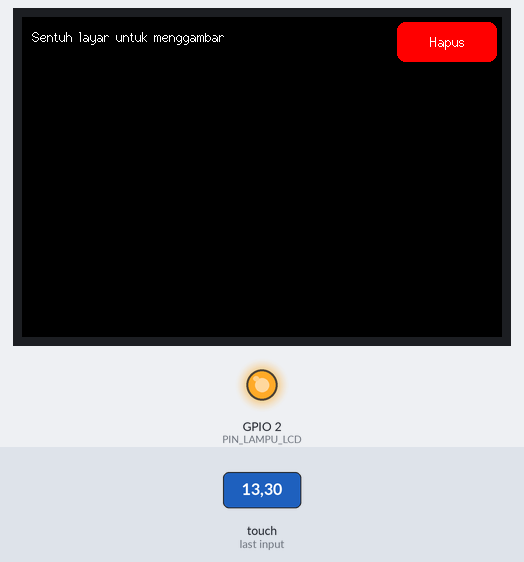
The sketch below on a simulated ESP32. Parts: 480×320 colour display, output pins drawn as LEDs (lit = HIGH). Inputs (shaded band) come from the test bench. EEPROM starts erased; what the sketch prints to the serial monitor is not drawn.

1.5 s: touch panel pressed at 13 % / 10 % of its raw x / y range
3.5 s: touch panel pressed at 38 % / 10 % of its raw x / y range
5.5 s: touch panel pressed at 13 % / 30 % of its raw x / y range
Above: at 7.2 s.
7.5 s: touch panel pressed at 38 % / 30 % of its raw x / y range
9.0 s: touch panel pressed at 62 % / 30 % of its raw x / y range
Timing chart, 0 to 11.5 s (numbered marks = the images above; inputs shaded):
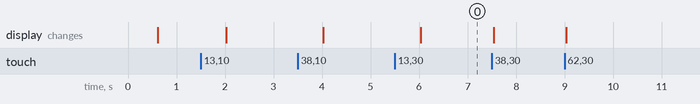

The sketch:

tes_touch.ino
```cpp
// Tes touch dengan jalur SPI sendiri (tidak berbagi kabel dengan layar).
// Touch: T_CLK=D22, T_DIN=D21 (header I2C expansion), T_OUT=D19, T_CS=D15.
// Layar: lihat tft_setup.h.
// Lampu latar LCD di D2 dinyalakan penuh (sama dengan kabel firmware utama).
// Kalibrasi 3 titik disimpan di memori ESP32 (terpisah dari kalibrasi firmware utama).
// Mengulang kalibrasi: tekan EN, lalu tekan BOOT saat layar menampilkan "Tekan BOOT sekarang"
// (jangan menahan BOOT sambil menekan EN: ESP32 akan masuk mode upload).

#include <SPI.h>
#include <TFT_eSPI.h>
#include <XPT2046_Touchscreen.h>
#include <Preferences.h>

const int T_CLK = 22, T_DIN = 21, T_OUT = 19, T_CS = 15;
const int PIN_TOMBOL_BOOT = 0;
const int PIN_LAMPU_LCD = 2;      // kabel LED LCD

TFT_eSPI tft = TFT_eSPI();
SPIClass touchSpi(HSPI);
XPT2046_Touchscreen ts(T_CS);
Preferences prefs;

// Data kalibrasi: nilai mentah di dua posisi layar per sumbu, plus apakah sumbu tertukar
struct Kal { bool tukar; int16_t x1, x2, y1, y2; } kal;
const int PX1 = 30, PX2 = 450, PY1 = 30, PY2 = 290;   // posisi silang di layar 480x320

void silang(int x, int y, uint16_t warna) {
  tft.drawLine(x - 12, y, x + 12, y, warna);
  tft.drawLine(x, y - 12, x, y + 12, warna);
}

const int TEKANAN_MIN = 600;
bool ditekan() { return ts.touched() && ts.getPoint().z > TEKANAN_MIN; }

TS_Point tungguSentuh() {
  while (!ditekan()) delay(5);
  long sx = 0, sy = 0; int n = 0;
  while (ditekan() && n < 30) { TS_Point p = ts.getPoint(); sx += p.x; sy += p.y; n++; delay(10); }
  while (ditekan()) delay(5);
  delay(200);
  TS_Point p; p.x = sx / max(n, 1); p.y = sy / max(n, 1); p.z = 0;
  return p;
}

TS_Point ambilTitik(int x, int y, const char* nama) {
  tft.fillScreen(TFT_BLACK);
  tft.setTextColor(TFT_WHITE, TFT_BLACK);
  tft.drawCentreString("Kalibrasi: tekan tengah tanda silang", 240, 150, 2);
  silang(x, y, TFT_MAGENTA);
  TS_Point p = tungguSentuh();
  Serial.printf("  %s: mentah x=%d y=%d\n", nama, p.x, p.y);
  return p;
}

void kalibrasi() {
  Serial.println("Kalibrasi 3 titik...");
  TS_Point a = ambilTitik(PX1, PY1, "kiri atas");
  TS_Point b = ambilTitik(PX2, PY1, "kanan atas");
  TS_Point c = ambilTitik(PX1, PY2, "kiri bawah");
  // dari kiri atas ke kanan atas, sumbu mentah mana yang paling berubah = sumbu X layar
  kal.tukar = abs(b.y - a.y) > abs(b.x - a.x);
  kal.x1 = kal.tukar ? a.y : a.x;  kal.x2 = kal.tukar ? b.y : b.x;
  kal.y1 = kal.tukar ? a.x : a.y;  kal.y2 = kal.tukar ? c.x : c.y;
  if (abs(kal.x2 - kal.x1) < 500 || abs(kal.y2 - kal.y1) < 500) {
    Serial.println("Hasil kalibrasi tidak masuk akal, diulang. Tekan tepat di tengah tanda silang.");
    kalibrasi();
    return;
  }
  prefs.putBytes("kal", &kal, sizeof(kal));
  Serial.printf("Kalibrasi disimpan: tukar=%d x(%d..%d) y(%d..%d)\n", kal.tukar, kal.x1, kal.x2, kal.y1, kal.y2);
}

// Baca posisi dengan penyaring: abaikan awal sentuhan, ambil 5 sampel, buang kalau tidak konsisten.
bool bacaLayar(int& x, int& y) {
  static unsigned long mulaiTekan = 0;
  if (!ditekan()) { mulaiTekan = 0; return false; }
  if (mulaiTekan == 0) { mulaiTekan = millis(); return false; }
  if (millis() - mulaiTekan < 30) return false;          // bacaan awal masih goyah

  const int N = 5;
  int sx[N], sy[N];
  for (int i = 0; i < N; i++) {
    TS_Point p = ts.getPoint();
    if (p.z < TEKANAN_MIN) return false;                  // stylus mulai diangkat
    sx[i] = kal.tukar ? p.y : p.x;
    sy[i] = kal.tukar ? p.x : p.y;
    delayMicroseconds(500);
  }
  int minX = sx[0], maxX = sx[0], minY = sy[0], maxY = sy[0];
  long jx = 0, jy = 0;
  for (int i = 0; i < N; i++) {
    minX = min(minX, sx[i]); maxX = max(maxX, sx[i]);
    minY = min(minY, sy[i]); maxY = max(maxY, sy[i]);
    jx += sx[i]; jy += sy[i];
  }
  if (maxX - minX > 60 || maxY - minY > 60) return false; // sampel tidak konsisten = titik liar
  x = constrain(map(jx / N, kal.x1, kal.x2, PX1, PX2), 0, 479);
  y = constrain(map(jy / N, kal.y1, kal.y2, PY1, PY2), 0, 319);
  return true;
}

void layarGambar() {
  tft.fillScreen(TFT_BLACK);
  tft.setTextColor(TFT_WHITE, TFT_BLACK);
  tft.drawString("Sentuh layar untuk menggambar", 10, 12, 2);
  tft.fillRoundRect(375, 5, 100, 40, 8, TFT_RED);
  tft.setTextColor(TFT_WHITE, TFT_RED);
  tft.drawCentreString("Hapus", 425, 17, 2);
}

void setup() {
  Serial.begin(115200);
  delay(300);
  Serial.println("\n##### TES TOUCH #####");
  pinMode(PIN_TOMBOL_BOOT, INPUT_PULLUP);
  pinMode(PIN_LAMPU_LCD, OUTPUT);
  digitalWrite(PIN_LAMPU_LCD, HIGH);       // lampu layar menyala penuh

  tft.init();
  tft.setRotation(1);
  touchSpi.begin(T_CLK, T_OUT, T_DIN, T_CS);
  ts.begin(touchSpi);

  prefs.begin("touch", false);
  bool ada = prefs.getBytes("kal", &kal, sizeof(kal)) == sizeof(kal);
  bool valid = ada && abs(kal.x2 - kal.x1) > 500 && abs(kal.y2 - kal.y1) > 500;
  if (ada && !valid) Serial.println("Kalibrasi tersimpan tidak valid, diulang.");
  bool ulang = false;
  if (valid) {                             // beri 1.5 detik untuk meminta kalibrasi ulang
    tft.fillScreen(TFT_BLACK);
    tft.setTextColor(TFT_WHITE, TFT_BLACK);
    tft.drawCentreString("Tekan BOOT sekarang untuk kalibrasi ulang", 240, 150, 2);
    unsigned long mulai = millis();
    while (millis() - mulai < 1500 && !ulang) { ulang = digitalRead(PIN_TOMBOL_BOOT) == LOW; delay(10); }
  }
  if (!valid || ulang) kalibrasi();
  else Serial.printf("Memakai kalibrasi tersimpan: tukar=%d x(%d..%d) y(%d..%d)\n", kal.tukar, kal.x1, kal.x2, kal.y1, kal.y2);

  layarGambar();
  Serial.println("Mode gambar: titik kuning harus muncul tepat di bawah stylus.");
}

void loop() {
  static unsigned long lastRaw = 0;
  if (millis() - lastRaw > 1000) {
    lastRaw = millis();
    TS_Point r = ts.getPoint();
    Serial.printf("  (mentah) x=%4d y=%4d tekanan=%4d touched=%d\n", r.x, r.y, r.z, ts.touched());
  }
  int x, y;
  if (bacaLayar(x, y)) {
    if (x > 375 && y < 45) { layarGambar(); Serial.println("Layar dihapus"); delay(300); return; }
    tft.fillCircle(x, y, 3, TFT_YELLOW);
    static unsigned long last = 0;
    if (millis() - last > 200) { last = millis(); Serial.printf("Sentuh: x=%d y=%d\n", x, y); }
  }
}
```

Measured:
- after the input at 5.5 s, the display: changes after 0.53 s (image 0)
